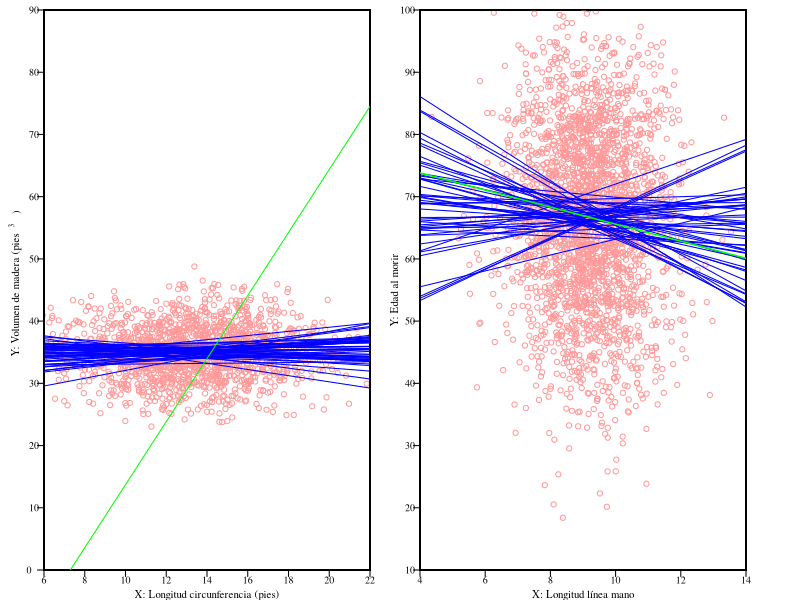

Recreate this plot in R.
png(file="200_pruebasSignaficacion.png",width=1300, height=550, res = 300)
t = 0.85
set.seed(123)

par(mfrow=c(1,2), mar=c(1.5, 2.2, 0.5, 1.5), xaxs="i", yaxs="i", family = "serif") # mar=c(2, 2.5, 0.5, 0.5)

x = matrix(NA, nrow = 31, ncol = 50)
y = matrix(NA, nrow = 31, ncol = 50)
for (i in 1:50) {
  x[,i] = rnorm(31, 13.25, 3.14)
  y[,i] = 35 + rnorm(31, 0, 4.25)
  plot(x[,i], y[,i], xlim = c(6, 22), ylim = c(0,90),  col = "#FF9999", cex = t-0.15, las=1, xlab="", ylab="", xaxt = "n", yaxt = "n")
  
  par(new = TRUE)
  if (i == 50) {
    for (j in 1:50) {
      abline(lm(y[,j] ~ x[,j]), col = "blue")
    }
    axis(side=1, at=seq(6, 22, 2), padj=-3.2, tck=-0.02, cex.axis=t-0.25)
    axis(side=2, at=seq(0, 90, 10), hadj=-0.5, tck=-0.02, cex.axis=t-0.25, las=1)
    
    mtext(expression("Y: Volumen de madera (pies  "    ^ "3", "                                                    )"), 
          side=2, line=0.9, cex=t-0.2)
    
    mtext('X: Longitud circunferencia (pies)', side=1, line=0.6, cex=t-0.2)
    segments(6, -6.55, 22, 74.5, col = "green", lwd = 1)
  }
}
par(new = FALSE, mar=c(1.5, 1, 0.5, 2.7))
x = matrix(NA, nrow = 50, ncol = 50)
y = matrix(NA, nrow = 50, ncol = 50)
for (i in 1:50) {
  x[,i] = rnorm(50, 9.2, 1.26)
  y[,i] = 66.7 + rnorm(50, 0, 14.15)
  plot(x[,i], y[,i], xlim = c(4, 14), ylim = c(10,100),  col = "#FF9999", cex = t-0.15, las=1, xlab="", ylab="", xaxt = "n", yaxt = "n")
  
  par(new = TRUE)
  if (i == 50) {
    for (j in 1:50) {
      abline(lm(y[,j] ~ x[,j]), col = "blue")
    }
    axis(side=1, at=seq(4, 14, 2), padj=-3.2, tck=-0.02, cex.axis=t-0.25)
    axis(side=2, at=seq(10, 90, 10), hadj=-0.5, tck=-0.02, cex.axis=t-0.25, las=1)
    axis(side=2, at=100, hadj=0, tck=-0.02, cex.axis=t-0.25, las=1)
    mtext('X: Longitud línea mano', side=1, line=0.6, cex=t-0.2)
    mtext('Y: Edad al morir', side=2, line=0.9, cex=t-0.2)
    segments(4, 73.8, 14, 60.1, col = "green", lwd = 1.5)
  }
}
dev.off()
